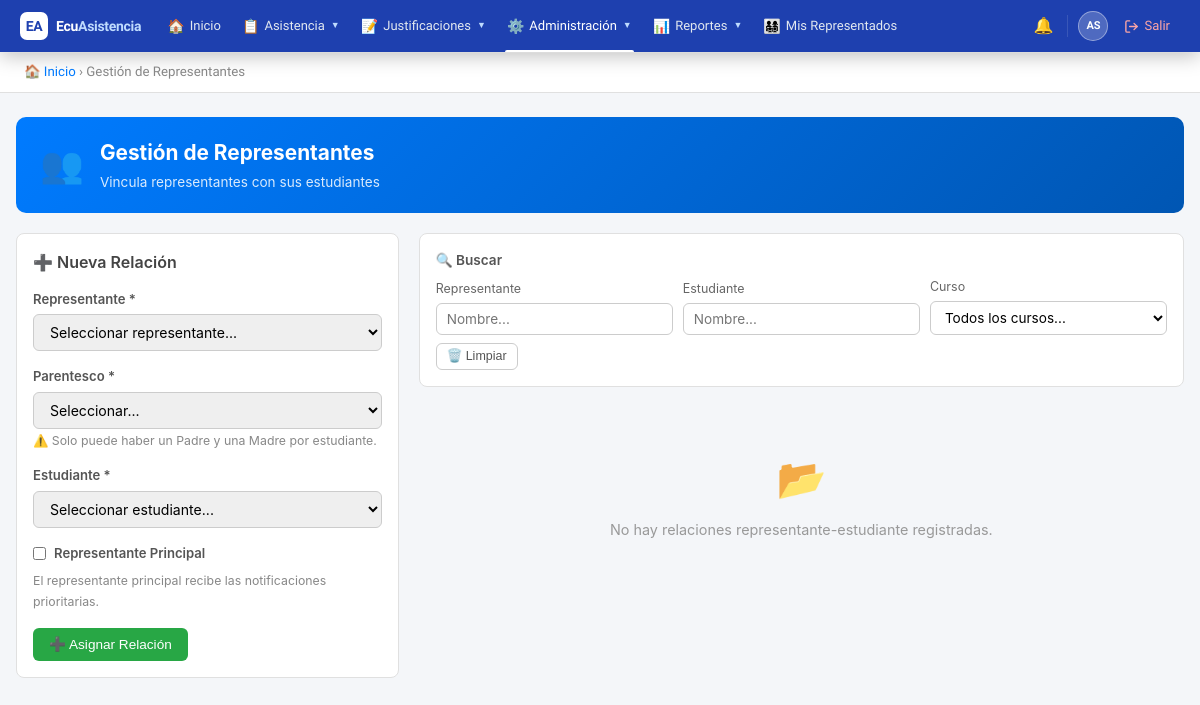
The app's page /public/?action=manage_representatives (signed in), older data.
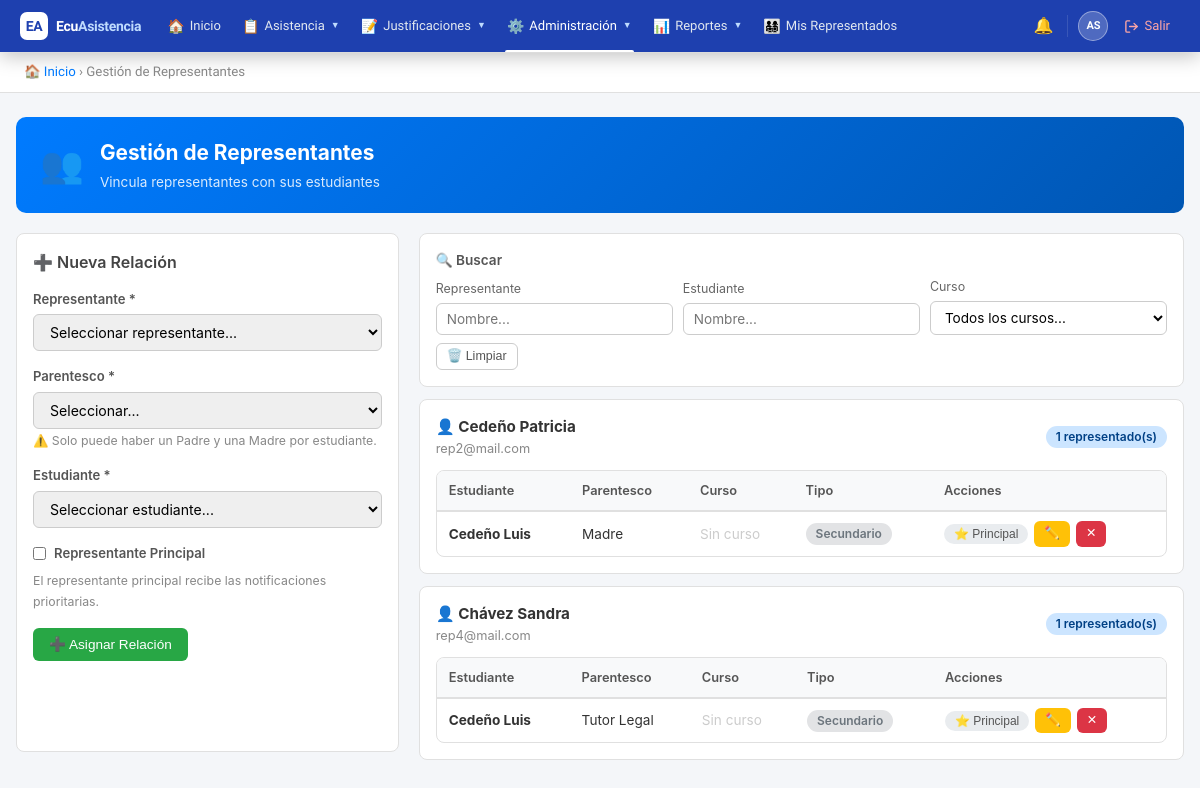
The same page, newer data.
### tables this page shows
CREATE TABLE `users` (
  `id` int(11) NOT NULL AUTO_INCREMENT,
  `institution_id` int(11) NOT NULL,
  `username` varchar(50) NOT NULL,
  `email` varchar(100) NOT NULL,
  `password` varchar(255) NOT NULL,
  `first_name` varchar(100) NOT NULL,
  `last_name` varchar(100) NOT NULL,
  `dni` varchar(20) DEFAULT NULL,
  `phone` varchar(20) DEFAULT NULL,
  `reset_token` varchar(255) DEFAULT NULL,
  `reset_expires` datetime DEFAULT NULL,
  `is_active` tinyint(1) DEFAULT 1,
  `is_superadmin` tinyint(1) NOT NULL DEFAULT 0,
  `created_at` timestamp NOT NULL DEFAULT current_timestamp(),
  `updated_at` timestamp NOT NULL DEFAULT current_timestamp() ON UPDATE current_timestamp(),
  PRIMARY KEY (`id`),
  UNIQUE KEY `username` (`username`),
  UNIQUE KEY `email` (`email`),
  UNIQUE KEY `dni` (`dni`),
  KEY `institution_id` (`institution_id`),
  CONSTRAINT `users_ibfk_1` FOREIGN KEY (`institution_id`) REFERENCES `institutions` (`id`)
);

CREATE TABLE `representatives` (
  `id` int(11) NOT NULL AUTO_INCREMENT,
  `representative_id` int(11) NOT NULL,
  `student_id` int(11) NOT NULL,
  `relationship` varchar(50) DEFAULT NULL,
  `is_primary` tinyint(1) DEFAULT 0,
  `created_at` timestamp NOT NULL DEFAULT current_timestamp(),
  PRIMARY KEY (`id`),
  UNIQUE KEY `unique_rep_student` (`representative_id`,`student_id`),
  KEY `student_id` (`student_id`),
  CONSTRAINT `representatives_ibfk_1` FOREIGN KEY (`representative_id`) REFERENCES `users` (`id`),
  CONSTRAINT `representatives_ibfk_2` FOREIGN KEY (`student_id`) REFERENCES `users` (`id`)
);

### controllers/RepresentativeController.php (called while the page is built, shortened)
<?php
require_once BASE_PATH . '/models/Representative.php';
require_once BASE_PATH . '/models/User.php';
class RepresentativeController {
    private $userModel;
    public function __construct() {
        $db = new Database();
        $this->representativeModel = new Representative($db);
        $this->userModel = new User($db);
    }
    public function manageRepresentatives() {
        $representatives = $this->userModel->getByRole('representante');
        include BASE_PATH . '/views/representatives/manage.php';
    }
}

### config/database.php (called while the page is built)
<?php
class Database {
    private $host = 'localhost';
    private $db = 'ecuasistencia2026_db';
    private $user = 'root';
    private $pass = '';
    private $charset = 'utf8mb4';
    private $pdo;
    public function connect() {
        if ($this->pdo === null) {
            $dsn = "mysql:host={$this->host};dbname={$this->db};charset={$this->charset}";
            $options = [
                PDO::ATTR_ERRMODE => PDO::ERRMODE_EXCEPTION,
                PDO::ATTR_DEFAULT_FETCH_MODE => PDO::FETCH_ASSOC,
                PDO::ATTR_EMULATE_PREPARES => false,
            ];
            try {
                $this->pdo = new PDO($dsn, $this->user, $this->pass, $options);
            } catch (PDOException $e) {
                die('Error de conexión: ' . $e->getMessage());
            }
        }
        return $this->pdo;
    }
}

### models/User.php (called while the page is built, shortened)
<?php
class User {
    public $db;
    public function __construct($database) {
        $this->db = $database->connect();
    }
    public function getByRole($roleName) {
        $sql = "SELECT u.* FROM users u
                INNER JOIN user_roles ur ON u.id = ur.user_id
                INNER JOIN roles r ON ur.role_id = r.id
                WHERE r.name = :role_name AND u.institution_id = :institution_id
                ORDER BY u.last_name, u.first_name";
        $stmt = $this->db->prepare($sql);
        $stmt->execute([
            ':role_name' => $roleName,
            ':institution_id' => $_SESSION['institution_id']
        ]);
        return $stmt->fetchAll();
    }
}

### models/Representative.php (called while the page is built, shortened)
<?php
class Representative {
    private $db;
    public function __construct($database) {
        $this->db = $database->connect();
    }
    public function getStudentsByRepresentative($representativeId) {
        $sql = "SELECT u.*, r.relationship, r.is_primary, c.name as course_name, sh.name as shift_name
                FROM users u
                INNER JOIN representatives r ON u.id = r.student_id
                LEFT JOIN course_students cs ON u.id = cs.student_id
                LEFT JOIN courses c ON cs.course_id = c.id
                LEFT JOIN shifts sh ON c.shift_id = sh.id
                WHERE r.representative_id = :representative_id
                ORDER BY r.is_primary DESC, u.last_name, u.first_name";
        $stmt = $this->db->prepare($sql);
        $stmt->execute([':representative_id' => $representativeId]);
        return $stmt->fetchAll();
    }
}

### views/representatives/manage.php (the view, shortened to what the rows shown need)
<!DOCTYPE html>
<html lang="es">
<head>
</head>
<body>
<?php include BASE_PATH . '/views/partials/navbar.php'; ?>
<div class="container">
    <div class="page-header blue">
        <div>
            <h1>Gestión de Representantes</h1>
        </div>
    </div>
    <div style="display:grid;grid-template-columns:1fr 2fr;gap:20px;">
        <div>
            <div id="rep-list">
                <?php
                foreach($representatives as $rep):
                    $children = $this->representativeModel->getStudentsByRepresentative($rep['id']);
                    if(!count($children)) continue;
                ?>
                <div class="rep-block"
                     data-repname="<?= htmlspecialchars($rep['last_name'] . ' ' . $rep['first_name']) ?>"><?php  ?>
                    <div class="rep-block-header">
                        <div>
                            <div class="rep-name">👤 <?= htmlspecialchars($rep['last_name'] . ' ' . $rep['first_name']) ?></div>
                            <div class="rep-email"><?= htmlspecialchars($rep['email']) ?></div>
                        </div>
                        <span class="badge badge-blue"><?= count($children) ?> representado(s)</span>
                    </div>
                    <div class="table-wrap" style="margin-bottom:0;">
                        <table>
                            <thead>
                                <tr>
                                    <th>Estudiante</th>
                                    <th>Parentesco</th>
                                    <th>Curso</th>
                                    <th>Tipo</th>
                                    <th>Acciones</th>
                                </tr>
                            </thead>
                            <tbody>
                                <?php foreach($children as $child): ?>
                                <tr class="student-row"
                                    data-student="<?= htmlspecialchars($child['last_name'] . ' ' . $child['first_name']) ?>"
                                    data-course="<?= htmlspecialchars($child['course_name'] ?? '') ?>">
                                    <td><strong><?= htmlspecialchars($child['last_name'] . ' ' . $child['first_name']) ?></strong></td>
                                    <td><?= htmlspecialchars($child['relationship']) ?></td>
                                    <td>
                                        <?php if($child['course_name']): ?>
                                            <span class="badge badge-teal"><?= htmlspecialchars($child['course_name']) ?></span>
                                        <?php else: ?>
                                            <span style="color:#ccc;">Sin curso</span>
                                        <?php endif; ?>
                                    </td>
                                    <td>
                                        <?php if($child['is_primary']): ?>
                                            <span class="badge badge-yellow">⭐ Principal</span>
                                        <?php else: ?>
                                            <span class="badge badge-gray">Secundario</span>
                                        <?php endif; ?>
                                    </td>
                                    <td>
                                        <div class="actions-cell">
                                            <button class="btn-toggle-primary <?= $child['is_primary'] ? 'btn-toggle-on' : 'btn-toggle-off' ?>"
                                                onclick="confirmToggle(<?= $rep['id'] ?>, <?= $child['id'] ?>,
                                                    '<?= addslashes(htmlspecialchars($rep['last_name'] . ' ' . $rep['first_name'])) ?>',
                                                    '<?= addslashes(htmlspecialchars($child['last_name'] . ' ' . $child['first_name'])) ?>',
                                                    <?= $child['is_primary'] ? 1 : 0 ?>)"
                                                title="<?= $child['is_primary'] ? 'Cambiar a Secundario' : 'Cambiar a Principal' ?>">
                                                <?= $child['is_primary'] ? '☆ Secundario' : '⭐ Principal' ?>
                                            </button>
                                            <button class="btn btn-warning btn-sm"
                                                onclick="openEdit(<?= $rep['id'] ?>, <?= $child['id'] ?>,
                                                    '<?= addslashes(htmlspecialchars($rep['last_name'] . ' ' . $rep['first_name'])) ?>',
                                                    '<?= addslashes(htmlspecialchars($child['last_name'] . ' ' . $child['first_name'])) ?>',
                                                    '<?= addslashes(htmlspecialchars($child['relationship'])) ?>',
                                                    <?= $child['is_primary'] ? 1 : 0 ?>)"
                                                title="Editar relación">✏️</button>
                                            <button class="btn btn-danger btn-sm"
                                                onclick="confirmRemove(<?= $rep['id'] ?>, <?= $child['id'] ?>,
                                                    '<?= addslashes(htmlspecialchars($rep['last_name'] . ' ' . $rep['first_name'])) ?>',
                                                    '<?= addslashes(htmlspecialchars($child['last_name'] . ' ' . $child['first_name'])) ?>')"
                                                title="Eliminar relación">✕</button>
                                        </div>
                                    </td>
                                </tr>
                                <?php endforeach; ?>
                            </tbody>
                        </table>
                    </div>
                </div>
                <?php endforeach; ?>
            </div>
        </div>
    </div>
</div>
</body>
</html>

Row changes from the older to the newer data that the page shows:
now on this page (row unchanged): users: last_name+first_name "Cedeño Patricia", email "rep2@mail.com", count($children) "1"
added representatives: student.first_name "Cedeño Luis", relationship "Madre", is_primary "Secundario", shown under "Cedeño Patricia"
now on this page (row unchanged): users: last_name+first_name "Chávez Sandra", email "rep4@mail.com", count($children) "1"
added representatives: student.first_name "Cedeño Luis", relationship "Tutor Legal", is_primary "Secundario", shown under "Chávez Sandra"
Text that changed along with them:
text no longer shown: "📂 No hay relaciones representante-estudiante registradas."
